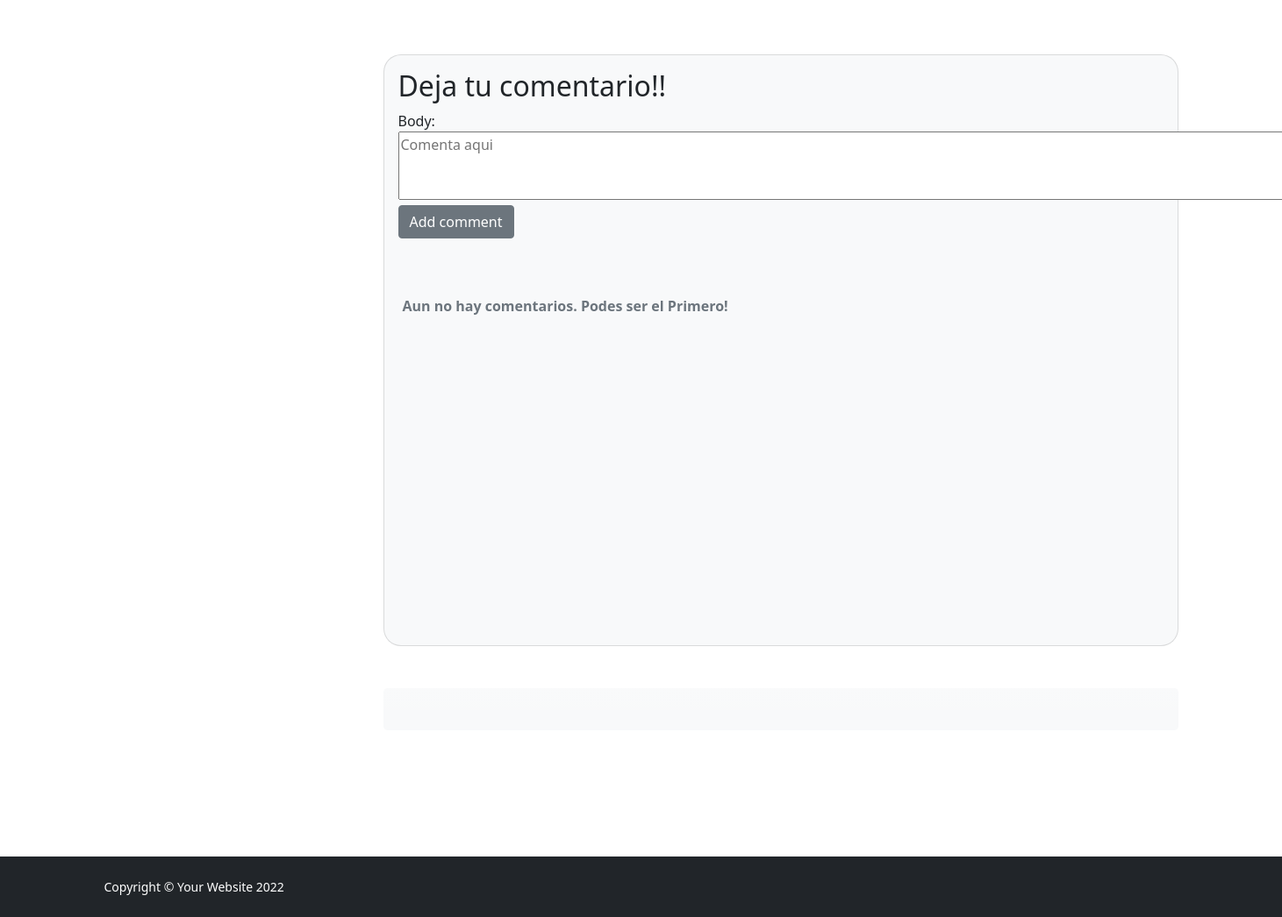
The app's page /blog/General/VerPost/61 (signed in, lower part), older data.
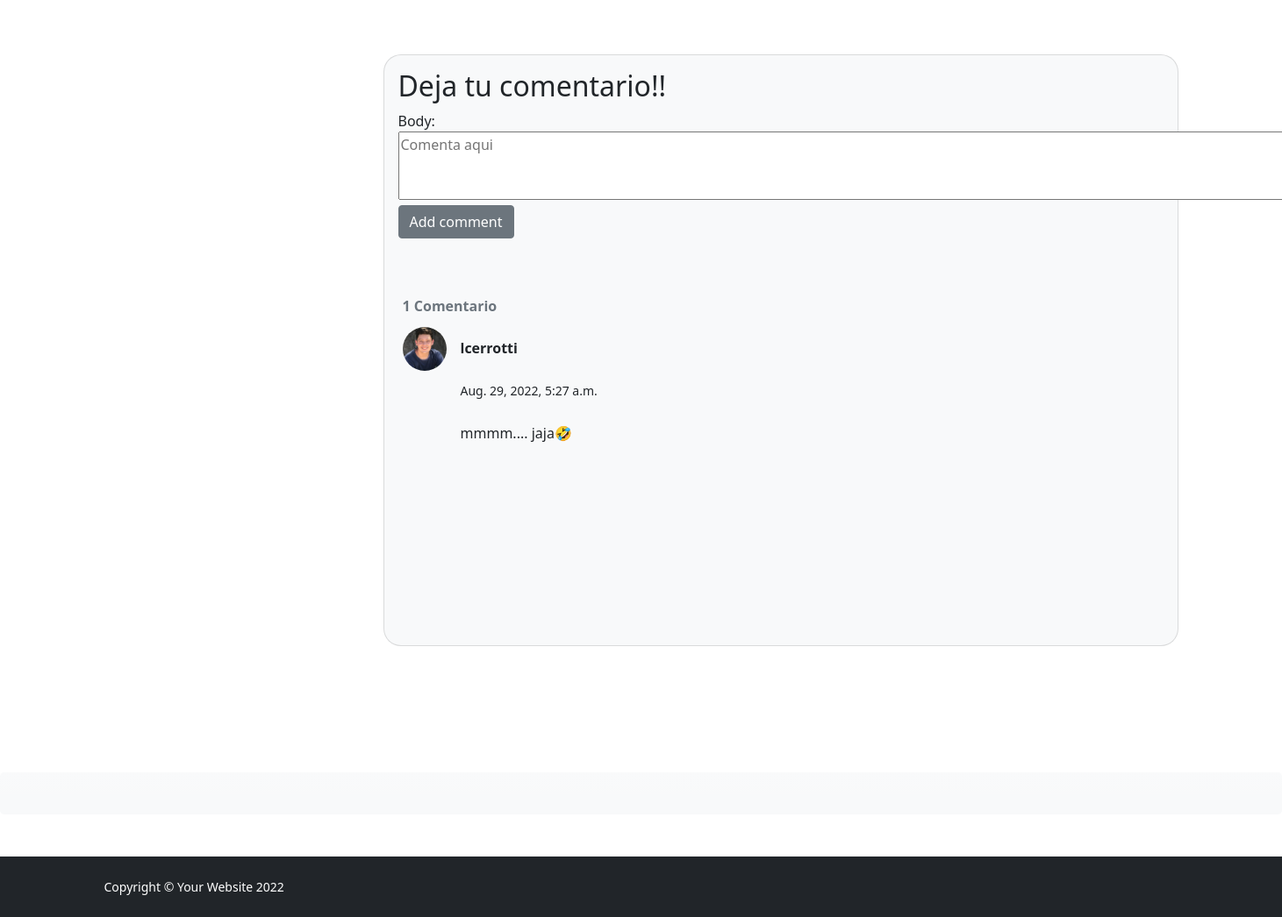
The same page, newer data.
### Blog_General/models.py (models this page shows, shortened)
class Publicacion(models.Model):
    options= (
        ('draft', 'Draft'),
        ('publicado', 'Publicado'),
    )
    options2= (
        ('no', 'no'),
        ('si', 'si'),
    )
    titulo = models.CharField(max_length=100)
    descripcion = models.TextField(max_length = 200, default="Some String")
    contenido = RichTextField(blank=True, null=True)
    imagen = models.URLField(blank=True, null=True)
    fecha = models.DateField(auto_now_add=True)
    publicado = models.CharField(max_length=10, choices=options, default='draft')
    muestra_inferior = models.CharField(max_length=10, choices=options2, default='no')
    muestra_superior = models.CharField(max_length=10, choices=options2, default='no')
    likes = models.ManyToManyField(User, related_name='entry_likes', blank=True)
    avatar = models.URLField(blank=True, null=True)
    user = models.ForeignKey(User, on_delete=models.CASCADE, null=True) # El autor sera una ForeignKey la cual es igual al usuario conectado.
    def AvatarPublicacion(self): #Buscamos el Avatar segun usuario/autor.
        if self.user:
            return Avatar.objects.filter(user=self.user.id).last().imagen.url if Avatar.objects.filter(user=self.user.id).last() else Avatar(user=self.user, imagen=os.path.join(MEDIA_URL, 'img/default.jpg')).imagen.url
        else:
            return Avatar(user=self.user, imagen=os.path.join(MEDIA_URL, 'img/default.jpg')).imagen.url
    def imagen_Publicacion(self): #Buscamos el Avatar segun usuario/autor.
        return BlogImagen.objects.filter(publicacion_id=self.id).last().imagen.url if BlogImagen.objects.filter(publicacion_id=self.id).last() else BlogImagen(publicacion_id=self.id, imagen=os.path.join(MEDIA_URL, 'img/defaultblog.jpg')).imagen.url
    def total_likes(self): #Contador de Likes
        return self.likes.count()
    @property
    def number_of_comments(self):
        return Comentario.objects.filter(blogpost_connected=self).count()

class Comentario(models.Model):
    blogpost_connected = models.ForeignKey(Publicacion, related_name="comments", on_delete=models.CASCADE)
    user = models.ForeignKey(User, on_delete=models.CASCADE, null=True)
    body = models.TextField()
    date_added = models.DateTimeField(auto_now_add=True)
    def imagenComentario(self): #Buscamos el Avatar segun usuario/autor.
        if self.user:
            return Avatar.objects.filter(user=self.user.id).last().imagen.url if Avatar.objects.filter(user=self.user.id).last() else Avatar(user=self.user, imagen=os.path.join(MEDIA_URL, 'img/default.jpg')).imagen.url
        else:
            return None

### RegistroUsuarios/models.py (models this page shows, shortened)
class Avatar(models.Model):
    user = models.ForeignKey(User, on_delete=models.CASCADE)
    imagen = models.ImageField(upload_to='avatares', blank=True , null=True)

### Blog_General/views.py (the view)
# urls.py: path('General/VerPost/<int:pk>', PostDetalle.as_view(), name='verpost'),
class PostDetalle(DetailView):
    model = Publicacion
    context_object_name = 'post'
    template_name = 'GeneralPost.html'
    def get_context_data(self, **kwargs):
        data = super().get_context_data(**kwargs)
        liked= False
        comments_connected = Comentario.objects.filter(blogpost_connected= self.get_object()).order_by('-date_added')
        data['comments']= comments_connected
        stuff= get_object_or_404(Publicacion, id=self.kwargs['pk'])
        total_likes = stuff.total_likes()
        data['total_likes']= total_likes
        if stuff.likes.filter(id=self.request.user.id).exists():
            liked= True
        data["liked"]= liked
        if self.request.user.is_authenticated:
            data['comment_form']= NewCommentForm(instance=self.request.user)
        return data
    def post(self, request, *args, **kwargs):
        new_comment= Comentario(body= request.POST.get('body'),
            user= self.request.user,
            blogpost_connected= self.get_object())
        new_comment.save()
        return self.get(self, request, *args, **kwargs)

### Blog_General/forms.py
class NewCommentForm(forms.ModelForm):
    class Meta:
        model= Comentario
        fields= ("body",)
        widgets= {
            'body': forms.Textarea(
                attrs={
                    'placeholder': 'Comenta aqui',
                    'width': 38,
                    'height': 100,
                    'cols': '115',
                    'rows': '3',
                }
            )
        }

### Main/context_procesor.py (called while the page is built)
def getUserInfo(request):
    context = {}
    if not request.user.is_authenticated:
        context['formAuth'] = AuthenticationForm()
    else: #Solicitamos el ultimo avatar y lo pasamos como context
        avatar = Avatar.objects.filter(user=request.user.id).last()
        if avatar:
            context['url'] = avatar.imagen.url
        else: # Caso contrario, asignamos una imagen Defoult.
            avatar = Avatar(user=request.user, imagen=os.path.join(MEDIA_URL, 'img/default.jpg'))
        context['url'] = avatar.imagen.url
    return context

### templates/GeneralPost.html (shortened to what this page needs)
<!DOCTYPE html>
<html lang="en">
<head>
    {% load static %}
    <link href="https://cdn.jsdelivr.net/npm/bootstrap-icons@1.5.0/font/bootstrap-icons.css" rel="stylesheet" />
    <link href="{% static 'css\styles.css' %}" rel="stylesheet" />
</head>
<body class="d-flex flex-column">
    <main class="flex-shrink-0">
        <section class="py-5">
            <div class="container px-5 my-5">
                <div class="row gx-5">
                    <div class="col-lg-3">
                    </div>
                    <div class="col-lg-9">
                        <br></br>
                        <br></br>
                        <section>
                            <div class="card bg-light">
                                <div class="card-body">
                                    <h2>Deja tu comentario!!</h2>
                                    <div id="comments_section">
                                        <form method="POST">{% csrf_token %}
                                            {% if user.is_authenticated %}
                                            <div class="form-group">
                                                {{ comment_form }}
                                                <button class="btn btn-secondary" type="submit">Add comment </button>
                                            </div>
                                        </form>
                                        <br></br>
                                                        {% endif %}
                                                        <div
                                                            style="width:885px;height:400px;line-height:3em;overflow:auto;padding:5px;">
                                                            {% if comments %}
                                                            <strong class="text-secondary">{{ object.number_of_comments}} Comentario{{ object.number_of_comments|pluralize}}</strong>
                                                            {% for comment in comments %}
                                                            <div class="d-flex mb-4">
                                                                <div class="flex-shrink-0"><img
                                                                        src="{{comment.imagenComentario}}" alt="user"
                                                                        class="rounded-circle" width="50" height="50">
                                                                </div>
                                                                <div class="ms-3">
                                                                    <div class="fw-bold">{{ comment.user }}</div>
                                                                    <small class="text-dark-50">{{ comment.date_added}}</small>
                                                                    <p>{{ comment.body|safe }}</p>
                                                                </div>
                                                            </div>
                                                            {% endfor %}
                                                        </div>
                                                    </div>
                                                </div>
                        </section>
                    </div>
                </div>
            </div>
            {% else %}
            <strong class="text-secondary">Aun no hay comentarios. Podes ser el Primero!</strong>
            {% endif %}
        </section>
        <aside class="bg-light bg-gradient rounded-3 p-4 p-sm-7 mt-5">
        </section>
    </main>
        <br></br>
        <footer class="bg-dark py-4 mt-auto">
            <div class="container px-5">
                <div class="row align-items-center justify-content-between flex-column flex-sm-row">
                    <div class="col-auto">
                        <div class="small m-0 text-white">Copyright &copy; Your Website 2022</div>
                    </div>
                </div>
            </div>
        </footer>
</body>
</html>

Row changes from the older to the newer data that the page shows:
now on this page (row unchanged): Publicacion: number_of_comments "1"
added Comentario: imagenComentario (picture), user "lcerrotti", date_added "Aug. 29, 2022, 5:27 a.m.", body "mmmm.... jaja🤣"
Text that changed along with them:
text no longer shown: "Aun no hay comentarios. Podes ser el Primero!"
text now shown: "Comentario"
